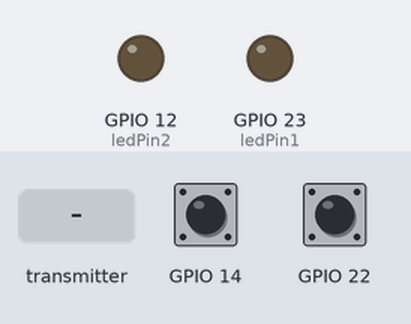
Simulated run of this sketch. Board: ESP32. On the bench: output pins drawn as LEDs (lit = HIGH). The test bench sets the inputs (shaded band); at power-on: GPIO 14 HIGH, GPIO 22 HIGH. What the sketch prints to the serial monitor is not drawn.

Above: at 1.2 s.
1.3 s: the transmitter starts sending onoff1 = 1
At 2.5 s:
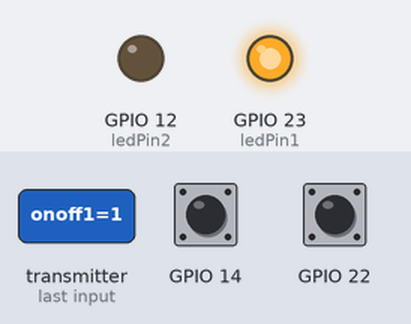
2.8 s: GPIO 14 pulled LOW for 0.15 s
At 3.6 s:
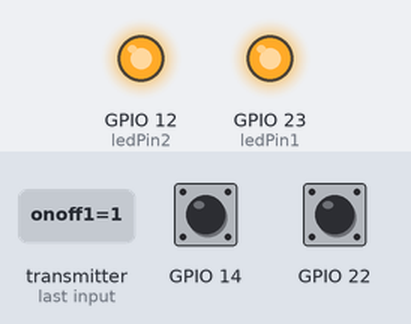
4.4 s: the transmitter starts sending onoff1 = 0
At 4.9 s:
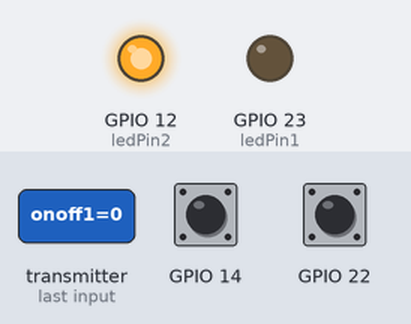
7.4 s: GPIO 14 pulled LOW for 1 s
At 8.4 s:
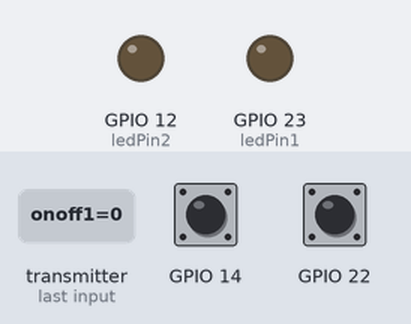
9.9 s: GPIO 14 pulled LOW for 3.2 s
At 10.3 s:
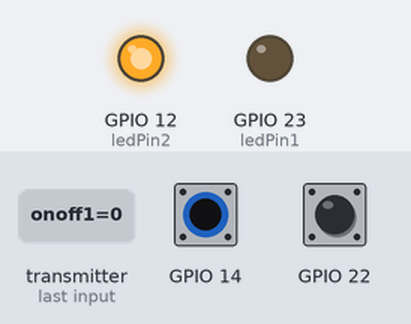
Timing chart, 0 to 12.9 s (numbered marks = the images above; inputs shaded):
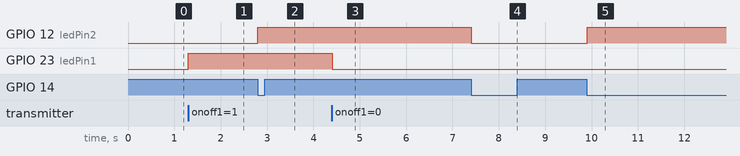

Measured:
- after the input at 1.3 s, GPIO 23 (ledPin1): LOW → HIGH at once
- after the input at 2.8 s, GPIO 12 (ledPin2): LOW → HIGH at once
- after the input at 4.4 s, GPIO 23 (ledPin1): HIGH → LOW at once
- after the input at 7.4 s, GPIO 12 (ledPin2): HIGH → LOW at once
- after the input at 9.9 s, GPIO 12 (ledPin2): LOW → HIGH at once

The sketch:

A2X.ino
```cpp
#include <esp_now.h>
#include <WiFi.h>

#define ledPin1 23
#define ledPin2 12
uint8_t broadcastAddress[] = { 0xFF, 0xFF, 0xFF, 0xFF, 0xFF, 0xFF };

struct variable {
  int Pin = 0;
  int State = 0;
  int preState = 0;
  int onoff = 0;
  int count = 0;
};
variable Button1;
variable Button2;

int incoming_count;

// Variable to store if sending data was successful
String success;

//Structure example to send data
//Must match the receiver structure
typedef struct struct_message {
  int onoff1 = 0;
  int onoff2 = 0;
  int state1 = 0;
  int state2 = 0;
  int Stateask1 = 0;
  int Stateask2 = 0;
};

struct_message Send;
struct_message incomingReadings;

esp_now_peer_info_t peerInfo;

// Callback when data is sent
void OnDataSent(const uint8_t *mac_addr, esp_now_send_status_t status) {
  Serial.print("\r\nLast Packet Send Status:\t");
  Serial.println(status == ESP_NOW_SEND_SUCCESS ? "Delivery Success" : "Delivery Fail");
  if (status == 0) {
    success = "Delivery Success :)";
  } else {
    success = "Delivery Fail :(";
  }
}

// Callback when data is received
void OnDataRecv(const uint8_t *mac, const uint8_t *incomingData, int len) {
  memcpy(&incomingReadings, incomingData, sizeof(incomingReadings));
  Serial.print("Bytes received: ");
  if (incomingReadings.Stateask1 == 1) {
    Send.state1 = Send.onoff1;
    esp_err_t result = esp_now_send(broadcastAddress, (uint8_t *)&Send, sizeof(Send));
    if (result == ESP_OK) {
      Serial.println("Sent with success");
    } else {
      Serial.println("Error sending the data");
    }
  } else if (incomingReadings.Stateask2 == 1) {
    Send.state2 = Send.onoff2;
    esp_err_t result = esp_now_send(broadcastAddress, (uint8_t *)&Send, sizeof(Send));
    if (result == ESP_OK) {
      Serial.println("Sent with success");
    } else {
      Serial.println("Error sending the data");
    }
  }
  if (incomingReadings.onoff1 == 1) {
    Send.onoff1 = 1;
    Button1.count++;
  } else if (incomingReadings.onoff1 == 0) {
    digitalWrite(ledPin1, LOW);
  }
  // if (incomingReadings.onoff2 == 1) {
  //   Send.onoff2 = 1;
  //   Button2.count++;
  // } else if (incomingReadings.onoff2 == 0) {
  //   digitalWrite(ledPin2, LOW);
  // }
}

void setup() {
  // Init Serial Monitor
  Serial.begin(115200);
  // Set device as a Wi-Fi Station
  WiFi.mode(WIFI_STA);
  Button1.Pin = 22;
  Button2.Pin = 14;
  pinMode(Button1.Pin, INPUT_PULLUP);
  pinMode(Button2.Pin, INPUT_PULLUP);
  pinMode(ledPin1, OUTPUT);
  pinMode(ledPin2, OUTPUT);

  // Init ESP-NOW
  if (esp_now_init() != ESP_OK) {
    Serial.println("Error initializing ESP-NOW");
    return;
  }
  esp_now_register_send_cb(OnDataSent);

  // Register peer
  memcpy(peerInfo.peer_addr, broadcastAddress, 6);
  peerInfo.channel = 0;
  peerInfo.encrypt = false;

  // Add peer
  if (esp_now_add_peer(&peerInfo) != ESP_OK) {
    Serial.println("Failed to add peer");
    return;
  }

  // Register for a callback function that will be called when data is received
  esp_now_register_recv_cb(OnDataRecv);
}

void loop() {
  getReadings();
  updateLIGHTS();
  delay(100);
}

void getReadings() {
  Button1.State = digitalRead(Button1.Pin);
  Button2.State = digitalRead(Button2.Pin);

  // check if the pushbutton is pressed. If it is, then the Buttonstate is HIGH:
  if (Button1.State == LOW && Button1.preState == 0) {
    Button1.count++;
    Send.onoff1 = Button1.count % 2;
    Button1.preState = 1;
  } else if (Button1.State == HIGH) {
    Button1.preState = 0;
  }
  if (Button2.State == LOW && Button2.preState == 0) {
    Button2.preState = 1;
    Button2.count++;
    Send.onoff2 = Button2.count % 2;
  } else if (Button2.State == HIGH) {
    Button2.preState = 0;
  }
}

void updateLIGHTS() {
  if (incomingReadings.onoff1 == 0) {
    digitalWrite(ledPin1, LOW);
  } else {
    if (Send.onoff1 == 1) {
      digitalWrite(ledPin1, HIGH);
    } else {
      digitalWrite(ledPin1, LOW);
    }
  }
  if (Send.onoff2 == 1) {
    digitalWrite(ledPin2, HIGH);
  } else {
    digitalWrite(ledPin2, LOW);
  }
}
```
